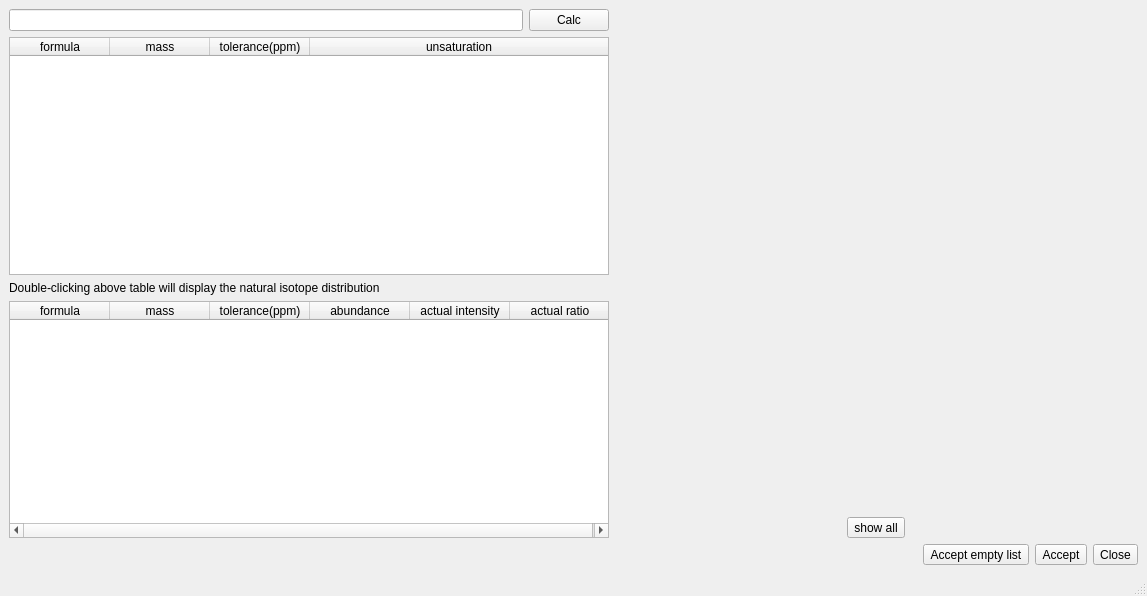
<?xml version="1.0" encoding="UTF-8"?>
<ui version="4.0">
 <class>MainWindow</class>
 <widget class="QMainWindow" name="MainWindow">
  <property name="geometry">
   <rect>
    <x>0</x>
    <y>0</y>
    <width>1147</width>
    <height>596</height>
   </rect>
  </property>
  <property name="windowTitle">
   <string>Formula Calculation Result</string>
  </property>
  <widget class="QWidget" name="centralwidget">
   <layout class="QVBoxLayout" name="verticalLayout">
    <item>
     <layout class="QHBoxLayout" name="horizontalLayout">
      <item>
       <layout class="QVBoxLayout" name="verticalLayout_4">
        <item>
         <layout class="QHBoxLayout" name="horizontalLayout_4">
          <item>
           <widget class="QLineEdit" name="lineEdit"/>
          </item>
          <item>
           <widget class="QPushButton" name="calcPushButton">
            <property name="text">
             <string>Calc</string>
            </property>
           </widget>
          </item>
         </layout>
        </item>
        <item>
         <widget class="QTableWidget" name="resultTableWidget">
          <property name="minimumSize">
           <size>
            <width>600</width>
            <height>0</height>
           </size>
          </property>
          <property name="maximumSize">
           <size>
            <width>800</width>
            <height>16777215</height>
           </size>
          </property>
          <property name="toolTip">
           <string>Double to show isotopes for this formula</string>
          </property>
          <property name="editTriggers">
           <set>QAbstractItemView::NoEditTriggers</set>
          </property>
          <property name="horizontalScrollMode">
           <enum>QAbstractItemView::ScrollPerPixel</enum>
          </property>
          <attribute name="horizontalHeaderStretchLastSection">
           <bool>true</bool>
          </attribute>
          <column>
           <property name="text">
            <string>formula</string>
           </property>
          </column>
          <column>
           <property name="text">
            <string>mass</string>
           </property>
          </column>
          <column>
           <property name="text">
            <string>tolerance(ppm)</string>
           </property>
          </column>
          <column>
           <property name="text">
            <string>unsaturation</string>
           </property>
          </column>
         </widget>
        </item>
        <item>
         <widget class="QLabel" name="label">
          <property name="sizePolicy">
           <sizepolicy hsizetype="Preferred" vsizetype="Preferred">
            <horstretch>0</horstretch>
            <verstretch>0</verstretch>
           </sizepolicy>
          </property>
          <property name="text">
           <string>Double-clicking above table will display the natural isotope distribution</string>
          </property>
          <property name="wordWrap">
           <bool>true</bool>
          </property>
         </widget>
        </item>
        <item>
         <widget class="QTableWidget" name="isotopesTableWidget">
          <property name="minimumSize">
           <size>
            <width>600</width>
            <height>0</height>
           </size>
          </property>
          <property name="maximumSize">
           <size>
            <width>800</width>
            <height>16777215</height>
           </size>
          </property>
          <property name="toolTip">
           <string>Double click to save formula for peaks</string>
          </property>
          <property name="editTriggers">
           <set>QAbstractItemView::NoEditTriggers</set>
          </property>
          <property name="horizontalScrollMode">
           <enum>QAbstractItemView::ScrollPerPixel</enum>
          </property>
          <attribute name="horizontalHeaderStretchLastSection">
           <bool>true</bool>
          </attribute>
          <column>
           <property name="text">
            <string>formula</string>
           </property>
          </column>
          <column>
           <property name="text">
            <string>mass</string>
           </property>
          </column>
          <column>
           <property name="text">
            <string>tolerance(ppm)</string>
           </property>
          </column>
          <column>
           <property name="text">
            <string>abundance</string>
           </property>
          </column>
          <column>
           <property name="text">
            <string>actual intensity</string>
           </property>
          </column>
          <column>
           <property name="text">
            <string>actual ratio</string>
           </property>
          </column>
         </widget>
        </item>
       </layout>
      </item>
      <item>
       <layout class="QVBoxLayout" name="verticalLayout_2">
        <item>
         <widget class="QWidget" name="widget" native="true">
          <property name="sizePolicy">
           <sizepolicy hsizetype="Expanding" vsizetype="Expanding">
            <horstretch>0</horstretch>
            <verstretch>0</verstretch>
           </sizepolicy>
          </property>
         </widget>
        </item>
        <item>
         <layout class="QHBoxLayout" name="horizontalLayout_3">
          <item>
           <widget class="QToolButton" name="showAllToolButton">
            <property name="text">
             <string>show all</string>
            </property>
           </widget>
          </item>
         </layout>
        </item>
       </layout>
      </item>
     </layout>
    </item>
    <item>
     <layout class="QHBoxLayout" name="horizontalLayout_2">
      <item>
       <spacer name="horizontalSpacer_2">
        <property name="orientation">
         <enum>Qt::Horizontal</enum>
        </property>
        <property name="sizeHint" stdset="0">
         <size>
          <width>40</width>
          <height>20</height>
         </size>
        </property>
       </spacer>
      </item>
      <item>
       <widget class="QToolButton" name="acceptEmptyToolButton">
        <property name="text">
         <string>Accept empty list</string>
        </property>
       </widget>
      </item>
      <item>
       <widget class="QToolButton" name="acceptToolButton">
        <property name="text">
         <string>Accept</string>
        </property>
       </widget>
      </item>
      <item>
       <widget class="QToolButton" name="closeToolButton">
        <property name="text">
         <string>Close</string>
        </property>
       </widget>
      </item>
     </layout>
    </item>
   </layout>
  </widget>
  <widget class="QMenuBar" name="menubar">
   <property name="geometry">
    <rect>
     <x>0</x>
     <y>0</y>
     <width>1147</width>
     <height>22</height>
    </rect>
   </property>
  </widget>
  <widget class="QStatusBar" name="statusbar"/>
 </widget>
 <resources/>
 <connections/>
</ui>
